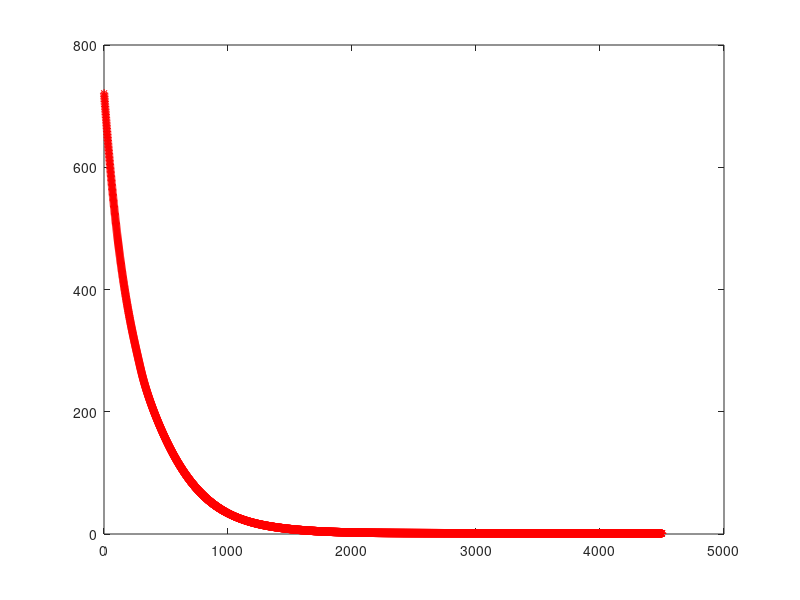
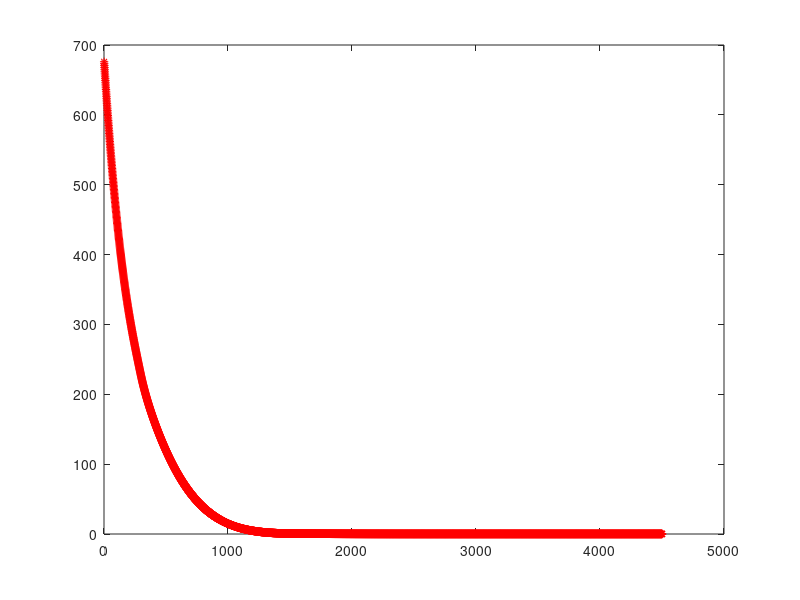
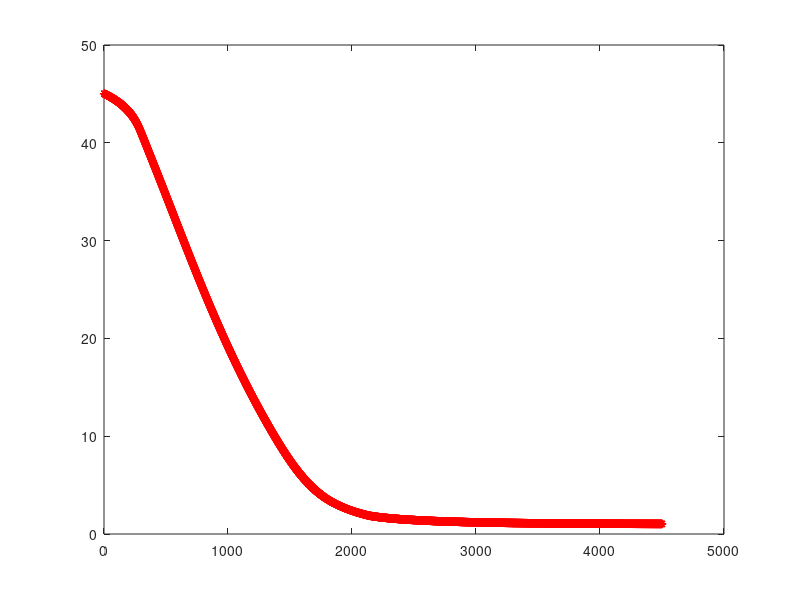

These charts were generated, in order, by the following MATLAB code: (Note: this script raises an error after producing the figures.)
clear;
clc;
load('train.mat');
Lables_tr=lab;
no_fea =  22;
A1=fea(1:40,:);
A2=fea(41:80,:);
AA=[A1;A2] ;
mean_AA=mean(AA);
 
mean_A1=mean(A1);
 
mean_A2=mean(A2);
 
S_B0=(40*(mean_A1-mean_AA)'*(mean_A1-mean_AA)+40*(mean_A2-mean_AA)'*(mean_A2-mean_AA));
%S_B=50*((mean_A1-mean_AA)'*(mean_A1-mean_AA)+(mean_A2-mean_AA)'*(mean_A2-mean_AA));
 
S_W0=zeros(no_fea,no_fea);
 
 
 
for k0=1:40
        S_W0=S_W0+(A1(k0,:)-mean_A1)'*(A1(k0,:)-mean_A1);
end
 
 
for k0=1:40
        S_W0= S_W0+(A2(k0,:)-mean_A2)'*(A2(k0,:)-mean_A2);
end
 
[m1,n1]=size(AA);
SB=S_B0/80;
SW=S_W0/80+eye(max(length(S_W0)))*0.000001;
 
 
%[X Y]=eig(SB,SW)
 
 
%v=max(max((Y)));
v=5
A=-(SB-v*SW);
M=10;
%W=rand(n1,M);
W=randn(n1,M)/2;

% W=orth(W);

 
 
R=rand(M,M);
R=R+R'
 
Iterations=5000;
 
r1=0.002;
 
r2=0.001;
 
Cost1=zeros(Iterations,1);
Cost2=zeros(Iterations,1);
Cost3=zeros(Iterations,1);
for k=1:Iterations;
%DF1=2*(SB-v*SW)*W+4*W*(R'*R)*W'*W-4*W*R'*R;
%DF1=2*A*W+4*W*(R'*R)*W'*W-4*W*R'*R;
DF1=2*A*W+2*W*(R'*R)*W'*W+2*W*W'*W*(R'*R)-4*W*R'*R;
%DF1=2*(SB-v*SW)*W+2*W*(R'*R)*W'*W+2*W*W'*W*(R'*R)-4*W*R'*R;
DF1=DF1/norm(DF1);
W=W-r1*DF1;


 
DF2=(2*R*W'*W*W'*W-4*R*W'*W+2*R)+(2*R*W'*W*W'*W-4*R*W'*W+2*R)'-diag(diag(2*R*W'*W*W'*W-4*R*W'*W+2*R));
DF2=DF2/norm(DF2);
 if  Cost2(k)>0.01
            R=R+r2*DF2;
end
      
      
Cost1(k)=trace(W'*A*W)+trace(W'*W*R'*R*W'*W-R'*R*W'*W-W'*W*R'*R+R'*R);  
Cost2(k)=trace(W'*W*R'*R*W'*W-R'*R*W'*W-W'*W*R'*R+R'*R);
Cost3(k)=trace(W'*A*W);
 k 
end
 
figure(1)
plot(Cost1(500:Iterations),'r-*')
%ylabel('The value of cost function');
%xlabel('Iterations');
 
 
figure(2)
plot(Cost2(500:Iterations),'r-*')

figure(3)
plot(Cost3(500:Iterations),'r-*')

x1=W'*AA';
x2_tr=x1';
svmStruct= svmtrain(x2_tr,Lables_tr,'Kernel_Function','rbf','method','LS','showplot',true); 
load('test.mat');
x1_te=W'*fea_te';
x2_te=x1_te';
classes = svmclassify(svmStruct,x2_te);
nCorrect=sum(classes==lab_te);
accuracy=nCorrect/length(classes)

